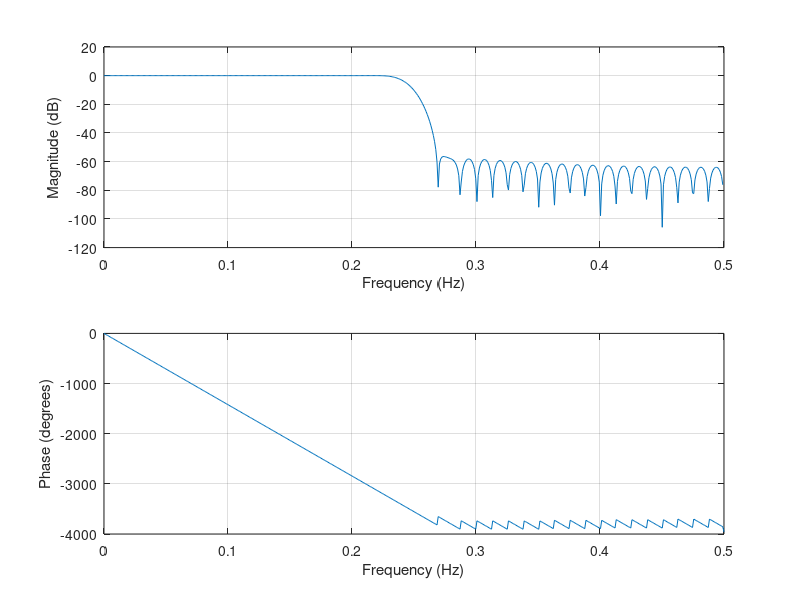

Source code (MATLAB):
SH_R=[1 1 0 0 1 1 0 0 1 1 0 0 1 1 0 0 1 1 0 0 0 0 0 0 0 0 0 0 0 0 0 0];
SH_S=0b11001100110011001100000000000000;
MCLK=24576000;
cnt1_LRCLK=511;
cnt2_SCLK=7;

CLK=1000;
fre_word=(262*2^16)/CLK;

f = [0 0.5 0.5 1];
mhi=[1 1 0 0 ];
bhi = fir2(79,f,mhi);
freqz(bhi,1,[],1)

% sin1_phase=((0:cnt2_max)*2*pi)/(cnt2_max+1);
% sin2_phase=64*((0:cnt2_max)*2*pi)/(cnt2_max+1);
% sin1=sin(sin1_phase);
% sin2=sin(sin2_phase);
% 
% sin_vec=(sin1+sin2)*0.49999;
% 
% figure;plot(sin1);
% figure;plot(sin_vec);